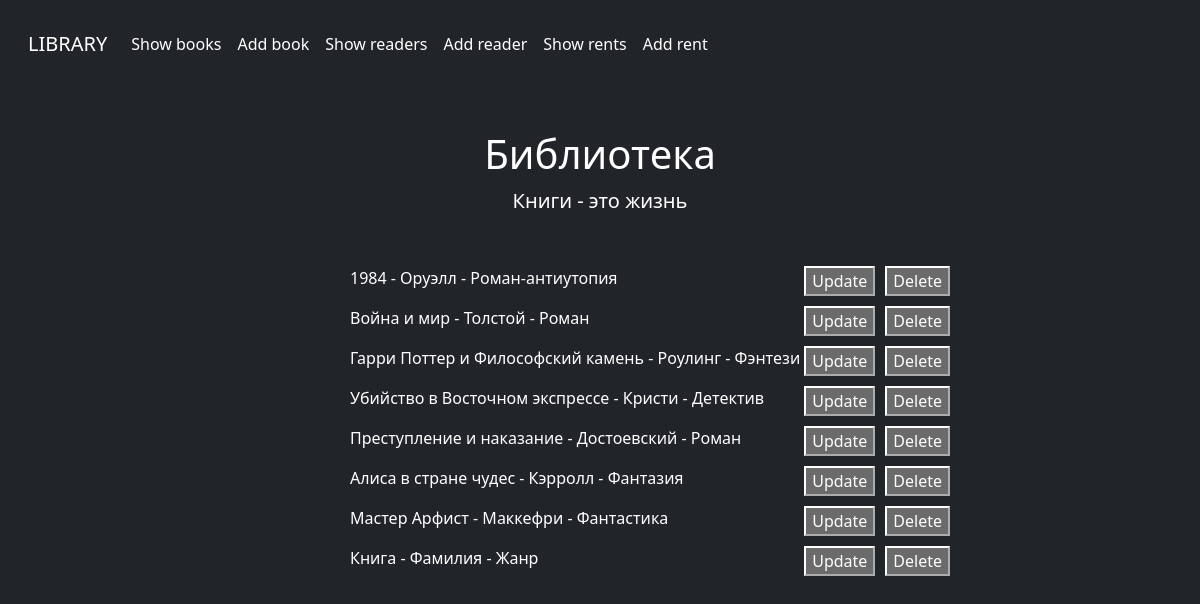
The app's page /showbooks/, older data.
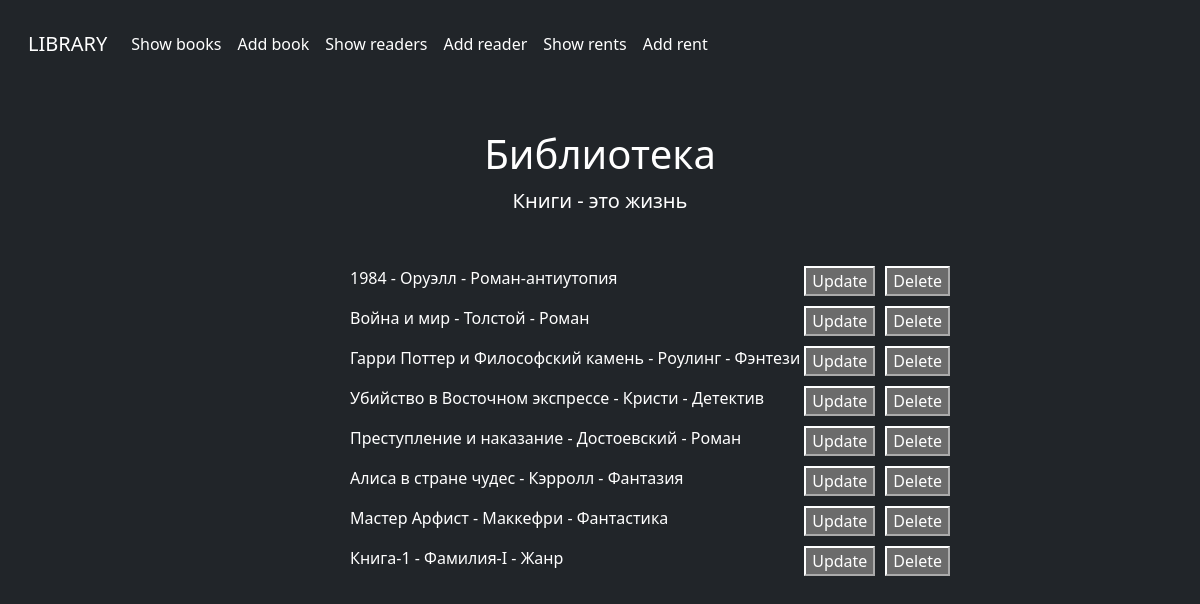
The same page, newer data.
### library/models.py (models this page shows)
class Book(models.Model):
    title = models.CharField(max_length=50)
    author_name = models.CharField(max_length=50)
    author_surname = models.CharField(max_length=50)
    genre = models.CharField(max_length=50)
    publication_year = models.CharField(max_length=50)
    page_count = models.IntegerField()
    description = models.TextField()
    def __str__(self):
        return '{} - {} - {}'.format(self.title, self.author_surname, self.genre)

### library/views.py (the view)
# urls.py: path('showbooks/', views.show_showbooks_page),
def show_showbooks_page(request):
    if request.method == "POST":
        if 'delete' in request.POST:
            Book.objects.filter(title=request.POST['delete']).delete()
    return render(request, "showBooks.html", {'books': Book.objects.all()})

### templates/showBooks.html (shortened to what this page needs)
<!DOCTYPE html>
{% load static %}
<html lang="en" class="h-100" data-bs-theme="dark">
<head>
  <link href="/docs/5.3/dist/css/bootstrap.min.css" rel="stylesheet">
  <link href="https://cdn.jsdelivr.net/npm/bootstrap@5.3.0-alpha3/dist/css/bootstrap.min.css" rel="stylesheet">
  <link rel="stylesheet" href="{% static 'library/css/library.css' %}">
</head>
<body class="d-flex h-100 text-center text-bg-dark">
  <div class="cover-container d-flex w-100 h-100 p-3 mx-auto flex-column">
    <nav class="navbar navbar-expand navbar-dark bg-dark" aria-label="Second navbar example">
      <div class="container-fluid">
        <a class="navbar-brand" href="http://127.0.0.1:8000">LIBRARY</a>
        <div class="collapse navbar-collapse" id="navbarsExample02">
          <ul class="navbar-nav me-auto">
            <li class="nav-item">
              <a class="nav-link active" aria-current="page" href="http://127.0.0.1:8000/showbooks">Show books</a>
            </li>
            <li class="nav-item">
              <a class="nav-link active" aria-current="page" href="http://127.0.0.1:8000/addbook">Add book</a>
            </li>
            <li class="nav-item">
              <a class="nav-link active" aria-current="page" href="http://127.0.0.1:8000/showreaders">Show readers</a>
            </li>
            <li class="nav-item">
              <a class="nav-link active" aria-current="page" href="http://127.0.0.1:8000/addreader">Add reader</a>
            </li>
            <li class="nav-item">
              <a class="nav-link active" aria-current="page" href="http://127.0.0.1:8000/showrents">Show rents</a>
            </li>
            <li class="nav-item">
              <a class="nav-link active" aria-current="page" href="http://127.0.0.1:8000/addrent">Add rent</a>
            </li>
          </ul>
        </div>
      </div>
    </nav>
    <main class="px-3" style="padding-top: 5%;">
      <h1>Библиотека</h1>
      <p class="lead">Книги - это жизнь</p>
      <div style="height: 50px; width: 500px; margin: auto; margin-top: 50px;">
        {% if books %}
          {% for book in books %}
            <div class="line_info">
              <p style="text-align: left;">{{ book }}</p>
              <div class="navi">
                <form class="update" action="http://127.0.0.1:8000/addbook/" method="post">
                  <button type="submit">Update</button>
                </form>
                <form class="delete" action="" method="post">
                  <button type="submit">Delete</button>
                </form>
              </div>
            </div>
          {% endfor %}
        {% else %}
          <h1>Библиотека пуста</h1>
        {% endif %}
      </div>
    </main>
  </div>
</body>
</html>

Row changes from the older to the newer data that the page shows:
removed Book: title+author_surname+genre "Книга - Фамилия - Жанр"
added Book: title+author_surname+genre "Книга-1 - Фамилия-I - Жанр"
